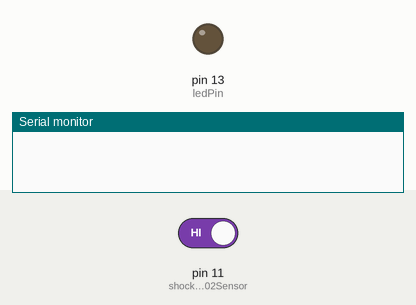
The sketch below on a simulated Arduino Uno, built with avr-gcc and run on an emulated ATmega328P. Shown: output pins drawn as LEDs (lit = HIGH), the last lines printed to the serial monitor. Inputs (shaded band) come from the test bench; at power-on: pin 11 (shockKy002Sensor) HIGH.

Above: at 1.2 s.
1.3 s: pin 11 (shockKy002Sensor) driven LOW
At 2.5 s:
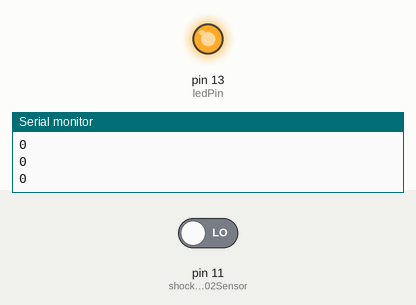
2.8 s: pin 11 (shockKy002Sensor) driven HIGH
At 3.7 s:
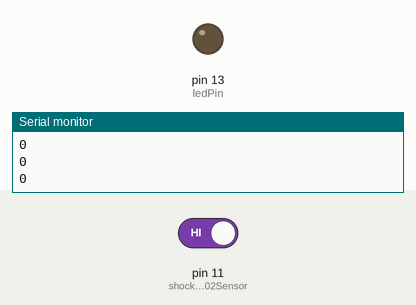
Timing chart, 0 to 5.8 s (numbered marks = the images above; inputs shaded):
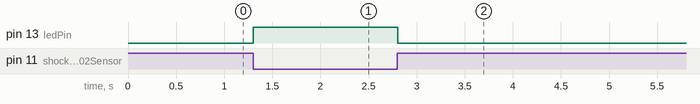

Measured:
- after the input at 1.3 s, pin 13 (ledPin): LOW → HIGH at once
- after the input at 2.8 s, pin 13 (ledPin): HIGH → LOW at once

The sketch:

sketch_jan28a.ino
```cpp
int ledPin = 13;
int buttonOnPin = 12;
int shockKy002Sensor = 11;

unsigned long time;

void setup() {
  Serial.begin(9600);
  pinMode (ledPin, OUTPUT);
  pinMode (buttonOnPin, INPUT);
  pinMode (shockKy002Sensor, INPUT);
}

void loop() {
  time = millis();
    int shockKy002SensorValue = digitalRead(shockKy002Sensor); // чтение состояния датчика
      if (shockKy002SensorValue == LOW) // когда датчик детектирует удар, светодиод загорается
      {
        digitalWrite (ledPin, HIGH);
        Serial.println(shockKy002SensorValue);


      }
      else
      {
        digitalWrite (ledPin, LOW);
      }
      //Serial.println(time);
}
```
